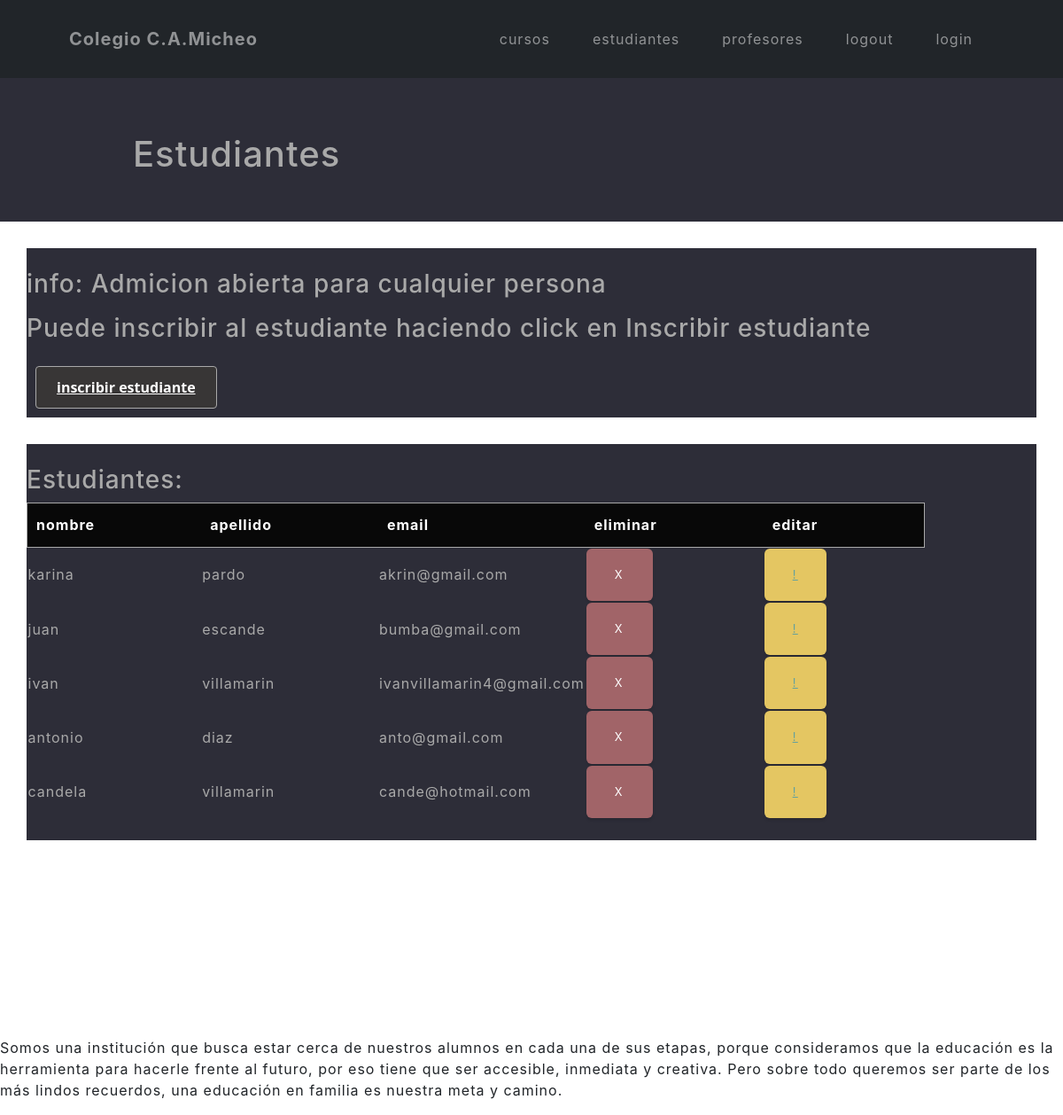
The app's page /estudiantes (signed in) with its own data.
### App/models.py (models this page shows, shortened)
class Estudiante(models.Model):
    nombre = models.CharField(max_length=30)
    apellido = models.CharField(max_length=30)
    email = models.EmailField()

### App/views.py (the view)
# urls.py: path('estudiantes', estudiantes, name="estudiantes"),
@login_required
def estudiantes(request):
    Estudiantes = Estudiante.objects.all()
    return render(request, "App/estudiantes.html", {"Estudiantes":Estudiantes})

### App/templates/App/estudiantes.html (shortened to what this page needs)
<div>
    {% extends "App/inicio.html" %}
    {% load static %}
        {% block contenidoQueCambia %}
        <div class="titulo">
            <h1 style="padding: 150px" >Estudiantes</h1>
        </div>
        <div style="margin: 30px;" style="padding: 40px;" class="info">
            <br>
            <h3><p style="color: darkgray;">info: Admicion abierta para cualquier persona</p></h3>
            <h3> <p style="color: darkgray;" > Puede inscribir al estudiante haciendo click en Inscribir estudiante </p> </h3>
            <button id="bottone5"> <a style="color: white;" href="/App/setEstudiante">inscribir estudiante</a></button>
            <br>
        </div>
        <div class="info" style="margin: 30px;" style="padding: 30px;" >
            <br>
            <h3 style="color: darkgrey;" style="margin: 20px;" >Estudiantes:</h3>
            <table style="color: darkgrey;" id="tablaComp">
                <tr id="tablaEst">
                    <th>nombre</th>
                    <th>apellido</th>
                    <th>email</th>
                    <th>eliminar</th>
                    <th>editar</th>
                </tr>
                    {% for estudiante in Estudiantes %}
                    <tr>
                        <td>{{estudiante.nombre}}</td>
                        <td>{{estudiante.apellido}}</td>
                        <td>{{estudiante.email}}</td>
                        <td><button class="btn btn-danger btnEliminar"><a href="{% url 'eliminarEstudiante' estudiante.nombre %}">X</a></button></td>
                        <td><button class="btn btn-warning btnEditar"><a href="{% url 'editarEstudiante' estudiante.nombre %}">!</a></button></td>
                    </tr>
                    {% endfor %}
            </table>
            <br>
        </div>
        {% endblock %}

### App/static/AppEstilos/css/estilo.css (style rules this page uses)
.titulo { background-color: rgb(45, 45, 56); height: 250px; color: darkgray; }
#tablaComp tr th { padding-right: 120px; }
#tablaEst { padding: 120px ; height: 50px; background-color: #080808; border: 1px solid rgb(169,169,169); color: white; border-radius: 3px; padding-right: 10px; }
#tablaEst th { padding: 10px; }
.btnEliminar a { border-radius: 15px !important; color: white !important; text-decoration: none !important; }
.info { background-color: rgb(45, 45, 56) ; margin-left: 30px; }
#bottone5 { margin: 10px; align-items: center; background-color: #383636; border: 1px solid rgb(169, 169, 169); border-radius: .25rem; box-shadow: rgba(0, 0, 0, 0.02) 0 1px 3px 0; box-sizing: border-box; color: rgba(0, 0, 0, 0.85); cursor: pointer; display: inline-flex; font-family: system-ui,-apple-system,system-ui,"Helvetica Neue",Helvetica,Arial,sans-serif; font-size: 16px; font-weight: 600; justify-content: center; line-height: 1.25; min-height: 3rem; padding: calc(.875rem - 1px) calc(1.5rem - 1px); text-decoration: none; transition: all 250ms; user-select: none; -webkit-user-select: none; touch-action: manipulation; vertical-align: baseline; width: auto; }

### records on screen
Estudiante: nombre "karina", apellido "pardo", email "akrin@gmail.com"
Estudiante: nombre "juan", apellido "escande", email "bumba@gmail.com"
Estudiante: nombre "ivan", apellido "villamarin", email "ivanvillamarin4@gmail.com"
Estudiante: nombre "antonio", apellido "diaz", email "anto@gmail.com"
Estudiante: nombre "candela", apellido "villamarin", email "cande@hotmail.com"
